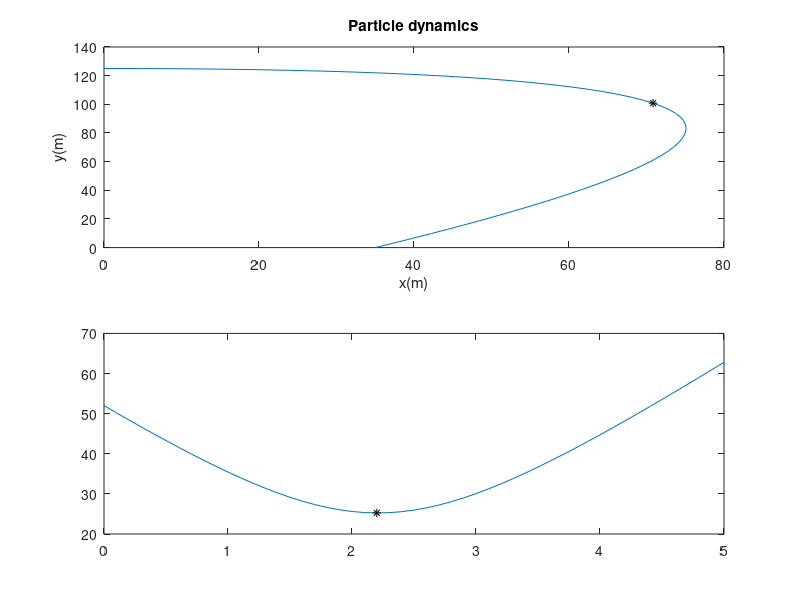

Recreate this plot in MATLAB.
t = 0:0.1:5;
x = 52*t-9*t.^2;
y = 125-5*t.^2;
v_x = 52-18*t;
v_y = -10*t;
v = sqrt(v_x.^2+v_y.^2);
[vmin i] = min(v)
vmin
i

subplot(2,1,1)
plot(x,y,x(i),y(i),'*k')
xlabel('x(m)');
ylabel('y(m)');
title('Particle dynamics');

subplot(2,1,2)
plot(t,v)
xlabel('Time');
ylabel('Velocity');
title('Particle dynamics')
plot(t,v,t(i),v(i), '*k')
